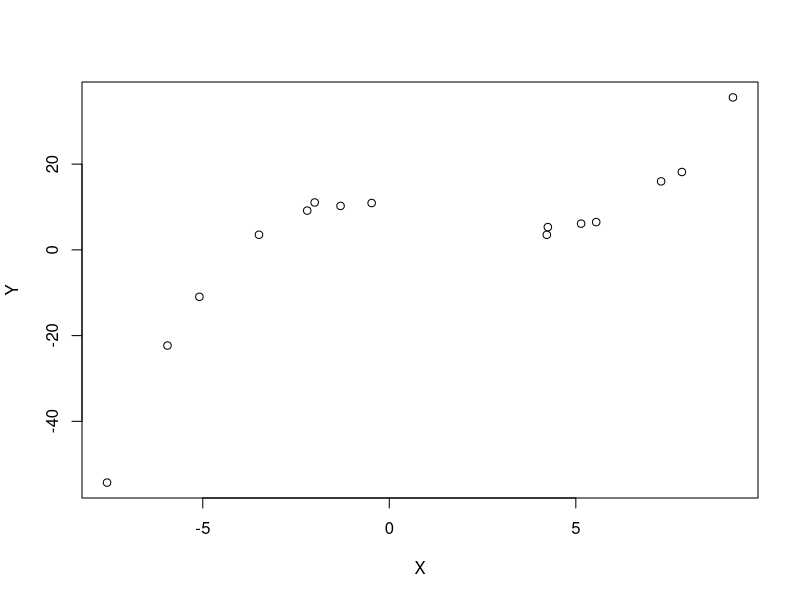

Generate this figure with R:
# Title     : TP2 | ML
# Objective : Regression polynomiale
# Created by: Hamza HRAMCHI
# Created on: 30/09/2020

# ------ 1st part ------
set.seed(0)
generate <- function (n) {
  bruit <- rnorm(15, 0.5);
  x <- runif(n, -10, 10)
  y <- (0.1*x^3 - 0.5*x^2 - x + 10) + bruit;
  return (matrix(c(x, y), nrow = n, ncol = 2))
}
generate(15)
plot(generate(15), xlab = "X", ylab = "Y")
